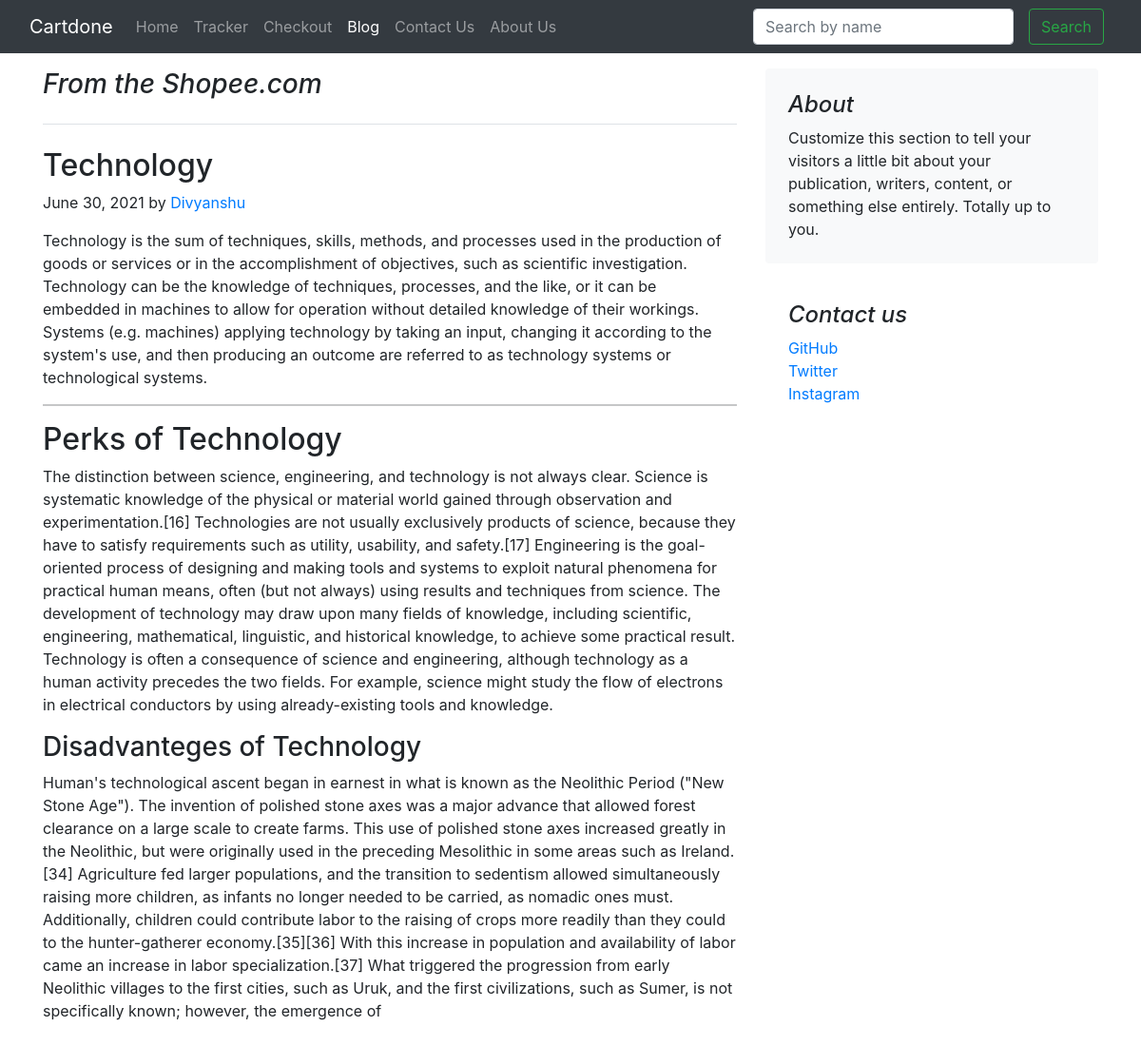
Page /blog/blogpost/1/ on the committed database.
### blog/models.py (models this page shows, shortened)
class Blogpost(models.Model):
    blog_id = models.AutoField(primary_key=True)
    title = models.CharField(max_length=50 , default='')
    content = models.CharField(max_length=1000 , default='')
    heading = models.CharField(max_length=50,default='')
    heading_content = models.CharField(max_length=1000 , default='')
    subheading = models.CharField(max_length=50,default='')
    subheading_content = models.CharField(max_length=1000 , default='')
    pub_date = models.DateField()
    thumbnail = models.ImageField(upload_to = 'blog/image' , default='')

### blog/views.py (the view)
# urls.py: path('blogpost/<int:myid>/',views.blogpost , name='blogpost'),
def blogpost(request , myid):
    blogpost = Blogpost.objects.filter(blog_id = myid)
    return render(request, 'blog/blogpost.html',{'blogpost':blogpost[0]})

### blog/templates/blog/blogpost.html (shortened to what this page needs)
{% extends 'blog/basic.html' %}
{% block body %}
<div class="container my-3">
    <div class="row g-5">
        <div class="col-md-8">
            <h3 class="pb-4 mb-4 fst-italic border-bottom">
                From the Shopee.com
            </h3>
            <article class="blog-post">
                <h2 class="blog-post-title">{{blogpost.title}} </h2>
                <p class="blog-post-meta">{{blogpost.pub_date}} by <a href="#">Divyanshu </a></p>
                <p>{{blogpost.content}}</p>
                <hr>
                <h2>{{blogpost.heading}}</h2>
                <p>{{blogpost.heading_content}}</p>
                <h3>{{blogpost.subheading}}</h3>
                <p>{{blogpost.subheading_content}}</p>
            </article>
        </div>
        <div class="col-md-4">
            <div class="position-sticky" style="top: 2rem;">
                <div class="p-4 mb-3 bg-light rounded">
                    <h4 class="fst-italic">About</h4>
                    <p class="mb-0">Customize this section to tell your visitors a little bit about your publication,
                        writers, content, or something else entirely. Totally up to you.</p>
                </div>
                <div class="p-4">
                    <h4 class="fst-italic">Contact us</h4>
                    <ol class="list-unstyled">
                        <li><a href="https://github.com/coderaman21">GitHub</a></li>
                        <li><a href="https://twitter.com/amans197555">Twitter</a></li>
                        <li><a href="https://www.instagram.com/aman_soni21">Instagram</a></li>
                    </ol>
                </div>
            </div>
        </div>
    </div>
</div>
{% endblock %}

### rows in the picture
Blogpost: title "Technology", pub_date "June 30, 2021", content "Technology is the sum of techniques, skills, methods, and processes used in the production of goods or services or in the accomplishment of objectives, such as scientific investigation. Technology can be the knowledge of techniques, processes, and the like, or it can be embedded in machines to allow for operation without detailed knowledge of their workings. Systems (e.g. machines) applying technology by taking an input, changing it according to the system's use, and then producing an outcome are referred to as technology systems or technological systems.", heading "Perks of Technology", heading_content "The distinction between science, engineering, and technology is not always clear. Science is systematic knowledge of the physical or material world gained through observation and experimentation.[16] Technologies are not usually exclusively products of science, because they have to satisfy requirements such as utility, usability, and safety.[17] Engineering is the goal-oriented process of designing and making tools and systems to exploit natural phenomena for practical human means, often (but not always) using results and techniques from science. The development of technology may draw upon many fields of knowledge, including scientific, engineering, mathematical, linguistic, and historical…", subheading "Disadvanteges of Technology", subheading_content "Human's technological ascent began in earnest in what is known as the Neolithic Period (\"New Stone Age\"). The invention of polished stone axes was a major advance that allowed forest clearance on a large scale to create farms. This use of polished stone axes increased greatly in the Neolithic, but were originally used in the preceding Mesolithic in some areas such as Ireland.[34] Agriculture fed larger populations, and the transition to sedentism allowed simultaneously raising more children, as infants no longer needed to be carried, as nomadic ones must. Additionally, children could contribute labor to the raising of crops more readily than they could to the hunter-gatherer…"
